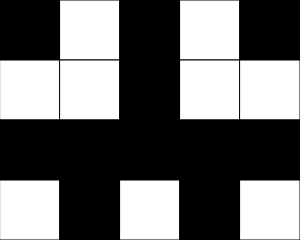
Frame 1 (no input)
Frame 60 (no input): identical to frame 1, image omitted
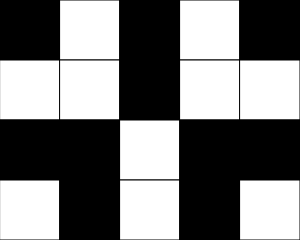
Frame 120 (the mouse pressed at the canvas centre since frame 60)

The p5.js sketch that drew these frames (run headless with seeded random() and noise() and a simulated clock; from frame 60 on, the mouse is pressed at the canvas centre):

// p5.js sketch
// ── sketch.js
// 2d array basics
// Mr. Scott
// Nov, 3. 2025

//0 (Black)     255 (White)

let grid = [
  [0, 255, 0, 255, 0,],
  [255, 255, 0, 255, 255],
  [0, 0, 0, 0, 0 ],
  [255, 0, 255, 0, 255]
];

let rows = grid.length;
let cols = grid[0].length;

let squareSize = 60;


function setup() {
  createCanvas(cols*squareSize, rows*squareSize);

}

function draw() {
  background(220);
  renderGrid();
  print(getCurrentX(), getCurrentY());
}


function mousePressed(){
  //flip the current tile
  //upgrade: only do this if the mouse is canvas
  let x = getCurrentX();
  let y = getCurrentY();

  //ALWAYS: flip the "focused" tile
  flip(x,y);
}


function getCurrentX(){
  //determine current col of mouse position
  let constrainedX = constrain(mouseX, 0, width-1);
  return floor(constrainedX / squareSize);
}

function getCurrentY(){
  //determine current col of mouse position
  let constrainedY = constrain(mouseY, 0, height-1);
  return floor(constrainedY / squareSize);
}


function flip(x, y){
  //takes a title @ x,y and inverts its value
  if(grid[y][x] === 0) grid [y][x] = 255;
  else grid[y][x] = 0;
}




function renderGrid(){
  //interpret the information in the 2d array, and draw
  //a grid of a sqaure on the screen to reflect it.
  for (let y = 0; y < rows; y++){
    for (let x = 0; x < cols; x++){
      let fillColor = grid[y][x];
      fill(fillColor);
      square(x*squareSize, y*squareSize, squareSize);
    }
  }
}
